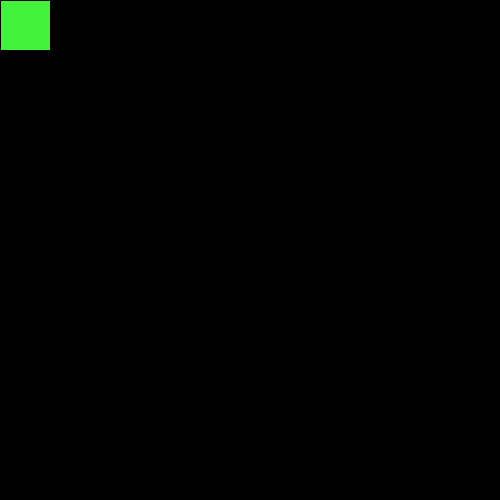
Frame 1 (no input)
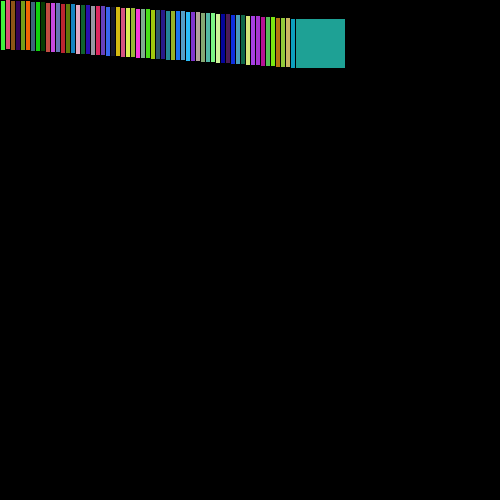
Frame 60 (the mouse pressed at the canvas centre just before this capture)
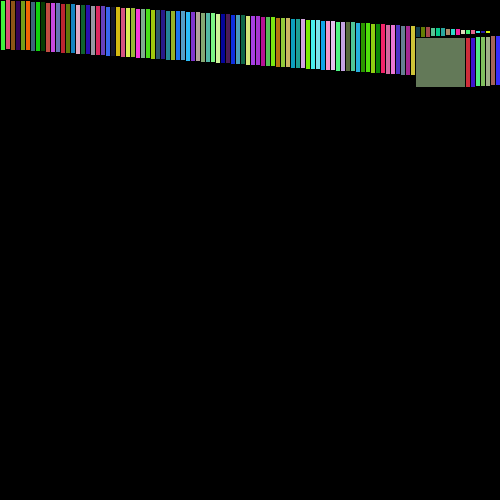
Frame 120 (the mouse held since frame 60 and released just before this capture)

The Processing sketch that drew these frames (run headless with seeded random() and noise(); from frame 60 on, the mouse is pressed at the canvas centre):

// Processing sketch: priya
// ── priya.pde
float x=0;
float y=0;
float speedx=5;
float speedy=random(-0.5);
void setup()
{
  size(500,500);
  background(0);
}
void draw()
{
  
  stroke(0);
  fill(random(255),random(255),random(255));
  rect(x,y,50,50);
  x=x+speedx;
  y=y+speedy;
if(x>width||x<0)
speedx=speedx*-1;
if(y>height||y<0)
speedy=speedy*-1;
}
